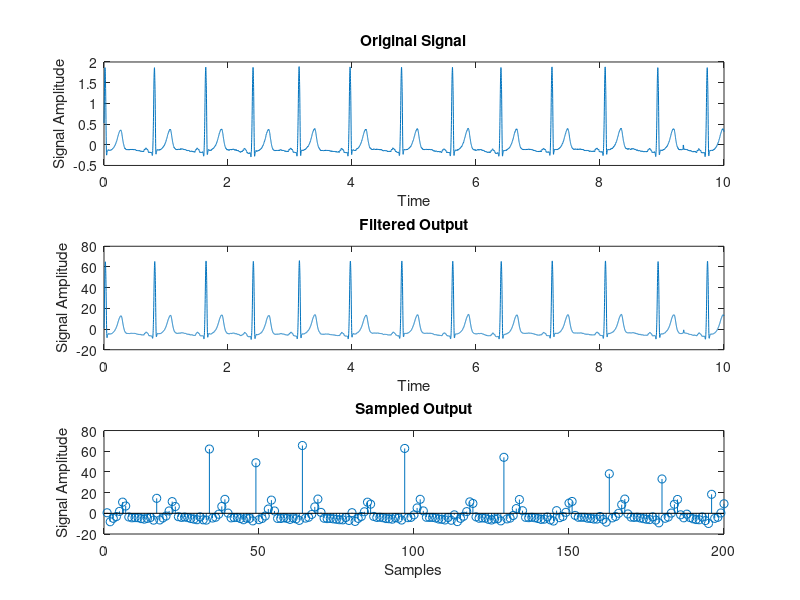

The MATLAB script that drew this image:
%%------------------------Echocardiogram Processor-----------------------%%

%By:
                              %Ammar Ahsan 313977
                              %M. Sohaib Ikram 283756
                              %M. Ammar Azeem 286412


%% Loading ECG signal
%ECG signal is loaded by the website https://archive.physionet.org/cgi-bin/atm/ATM
load('00m.mat');                     %00m.mat file is loaded 

%From the file file_name.info from the website, gain, sampling frequency and base can be found
%Formula to implement is var = (val - base)/gain
ECGsignal = (val - (-23942))/30044.2;       

Fs = 1000;                           %Sampling Frequency
t = (0:length(ECGsignal)-1)/Fs;


%%
%Filtering Functionality

%Implementing Lynn's Filters
%LPF
%Difference Equation is y[n] = 2y[n-1] + x[n] - 2x[n-alpha] + x[n-2*alpha]
%Implementing Coefficients for alpha = 6
x1 = [1 0 0 0 0 0 -2 0 0 0 0 0 1];
y1 = [1 -2 1];

%HPF
%Difference Equation is y[n] = y[n-1] - x[n]/alpha + x[n-(alpha-1)/2] - x[n-((alpha-1)/2) -1] +x[n-alpha]/alpha
%Implementing coefficients for alpha = 321
x2 = [-1/321 zeros(1,160) 1 -1 zeros(1,159) 1/321];
y2 = [1 -1];

%Getting Filtered Output
Clear_ECGsignal = filter(x2,y2,ECGsignal);      %Application of HPF
Clear_ECGsignal = filter(x1,y1,ECGsignal);      %Application of LPF

%%
%Sampling Functionality
% M = Sampling Factor <= pi/sampling period * maximum frequency of signal;
%Maximum frequency of signal is half the sampling frequency so range of M can be determined
M = 50;
Sampled_Clear_ECGsignal = Clear_ECGsignal(1:M:end);

%%
%Predicting Average Heart Rate Functionality
%Steps:
%1: Removing Lower Frequencies
%2: Filtering phase-1 i.e default Window size
%3: Detecting Peaks in Filtered ECG
%4: Filtering Phase-2 i.e Optimized Window Size
%5: Detecting Peaks
%6: Using algorithm for Heart Rate Caluclation by using detected peaks

%Removing lower frequencies
%Taking FFT
fft_out = fft(Clear_ECGsignal);
%Filtering
temp = round(length(fft_out));%Rounding off the fft length so that the low frequency samples are easily zeroed out
fft_out(1 : temp*5/Fs) = 0;%zero out the low frequency components before the main lobes 
fft_out(end - round(length(fft_out)*5/Fs) : end) = 0;%zero out the after mian lobe low frequency components
%Taking Inverse FFT
corrected = real(ifft(fft_out));%ignoring the small imaginary parts
    
%Filtering - first pass
Window = floor(Fs * 571 / 1000);%making a window
if rem(Window,2)==0%catering the zeroth element
    Window = Window + 1;%window should be odd numbered
end
%applying window to filter out the signal
Filter_out = filter(Window,1,corrected)%applying window to our signal
%Scaling
Peaks_after_1stphase = Filter_out/(max(Filter_out)/7);%undo the effect of the filter magnitude attenuation
%as we need the peak value same as from  the lynns filter output i.e.
%magnified & so not to attenuate it

%Filtering by threshold filter
for temp = 1:1:length(Peaks_after_1stphase)           %Loop running over the whole length
   %If less than threshold then make it zero
   %we are zeroeing out the peaks in the time domain which are below the
   %threshold and making peaks equal to 1 which are above threshold
   %this is done to calculate the average heart rate which requires only
   %certain peaks above threshold to participate
    if Peaks_after_1stphase(temp) < 4
        Peaks_after_1stphase(temp) = 0;
    else
        Peaks_after_1stphase(temp)=1;
    end
end
    index_pos = find(Peaks_after_1stphase);%finding the x-coordinates of peaks
    min_distance = index_pos(2) - index_pos(1);%distance between peaks 
    %this is used in the formula i.e all three peaks participate
    
%Returning minimum distance between two peaks
for temp=1:1:length(index_pos)-1
    if index_pos(temp+1)-index_pos(temp) < min_distance 
        min_distance = index_pos(temp+1)-index_pos(temp);%updating the minimum position
    end
end
 
%finding the distance of the start to peak of main central lobe (Q-R)
%this is done on the basis of previous min_distance
DistanceQtoR = floor(0.04*Fs);%window size 
if rem(DistanceQtoR,2)==0
    DistanceQtoR = DistanceQtoR+1;%catering zeroth index
end
Window = 2*min_distance - DistanceQtoR;%now window is optimized
%formula calculated only for ECG signals
    
%Filtering - second pass
%Applying the window to filter out the signal
Filter_out2 = filter(Window,1,corrected)%applying window to our signal
Peaks_after_2ndphase = Filter_out2;
%Loop running over the whole length
for temp=1:1:length(Peaks_after_2ndphase)
    %If less than threshold then make it zero
    %we are zeroeing out the peaks in the time domain which are below the
    %threshold and making peaks equal to 1 which are above threshold
    %this is done to calculate the average heart rate which requires only
    %certain peaks above threshold to participate
    if Peaks_after_2ndphase(temp)<4
        Peaks_after_2ndphase(temp)=0;
    else
        Peaks_after_2ndphase(temp)=1;
    end
end

%Calculating Average Heart Rate
Index_pos2 = find(Peaks_after_2ndphase);            %Finding peaks x-coordinates
Total_Distance = (Index_pos2(length(Index_pos2))-Index_pos2(1))*Fs*0.37;   %Measuring Total Distance b/w the peaks and undoing the 
                                                                           %effect of 2nd window attenuation
AveragePeakDistance = Total_Distance/length(Index_pos2);        %Implementing average formula

%% Plotting the 

%Original Signal
subplot(3,1,1)
plot(t,ECGsignal)
title('Original Signal')
xlabel('Time')
ylabel('Signal Amplitude')

%Filtered Signal
subplot(3,1,2)
plot(t,Clear_ECGsignal)
title('Filtered Output')
xlabel('Time')
ylabel('Signal Amplitude')

%Sampled Signal
subplot(3,1,3)
stem(Sampled_Clear_ECGsignal)
title('Sampled Output')
xlabel('Samples')
ylabel('Signal Amplitude')

%% Finding the Average Heart Rate
%Formula for finding average heart beat rate
Output = 60 * Fs/AveragePeakDistance;                   %Multiplied by 60 because of finding rate in a minute
%Average Heart Rate OF Normal Person Is 60 - 100 per min.
%We can test for any different waveform

%% Displaying
disp('Signal Filtered (see plot)');

disp('Signal sampled by the factor of ');
disp(M);

disp('Average Heart Rate calulated = ');
disp(Output);
